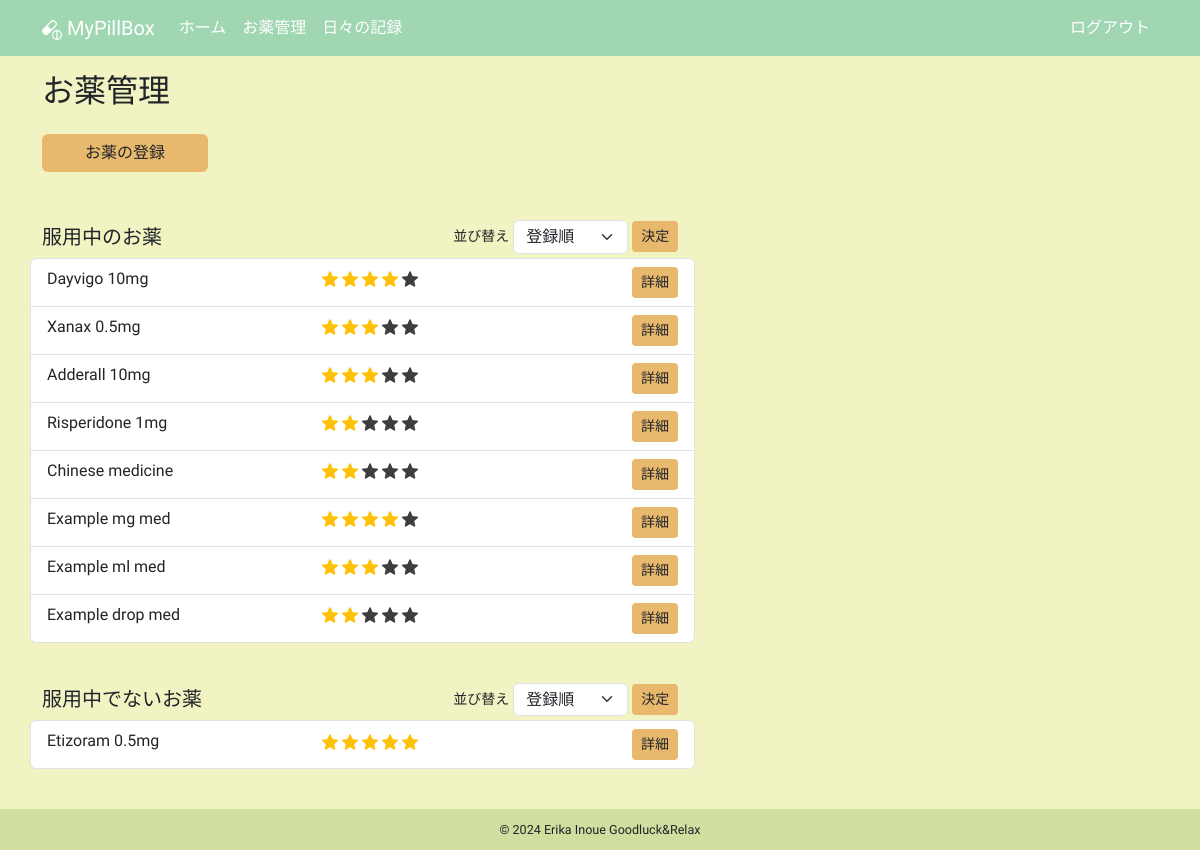
The page /medicines (signed in) on the database as committed earlier.
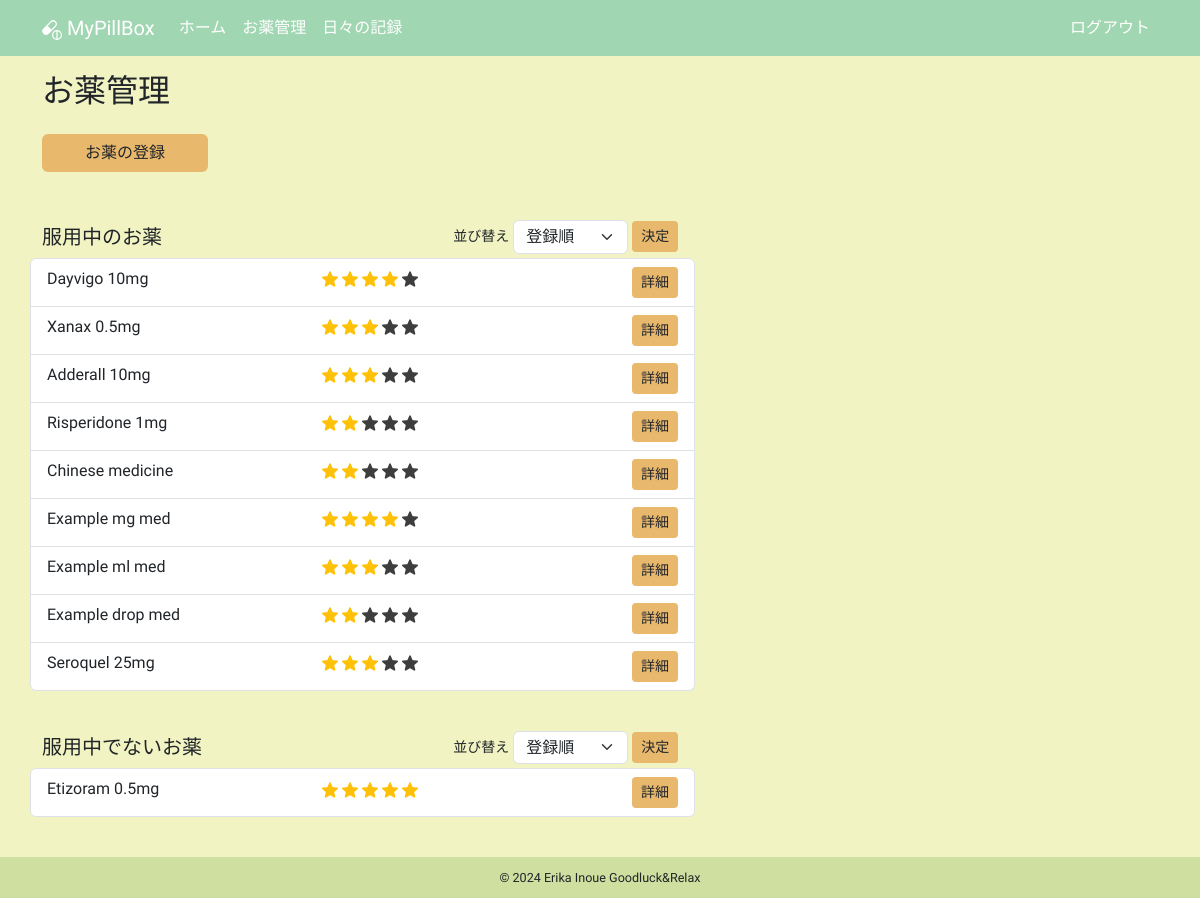
The same page on the database as committed later.
### app/models.py (models this page shows, shortened)
class Medicine(db.Model):
    __tablename__ = "medicines"
    id: so.Mapped[int] = so.mapped_column(primary_key=True)
    name: so.Mapped[str] = so.mapped_column(sa.String(100))
    taking_start_date: so.Mapped[datetime.date] = so.mapped_column(sa.Date)
    dose_per_day: so.Mapped[Optional[float]]
    taking_timing: so.Mapped[Optional[str]] = so.mapped_column(sa.String(100))
    memo: so.Mapped[Optional[str]] = so.mapped_column(sa.Text)
    rating: so.Mapped[Optional[int]] = so.mapped_column(default=0)
    is_active: so.Mapped[bool] = so.mapped_column(sa.Boolean)
    taking_unit: so.Mapped[str] = so.mapped_column(sa.String(10))
    user_id: so.Mapped[int] = so.mapped_column(sa.ForeignKey(User.id))
    user: so.Mapped[User] = so.relationship(back_populates="medicines")
    daily_log_details: so.Mapped[list["DailyLogDetail"]] = so.relationship(
        cascade="all, delete-orphan", back_populates="medicine"
    )

### app/routes.py (the view)
@app.route("/medicines", methods=["GET"])
@login_required
def medicines():
    title = _("お薬管理")
    form = MedicineSortForm()
    form.active_sort.data = request.args.get("active_sort", "registerorder")
    form.not_active_sort.data = request.args.get("not_active_sort", "registerorder")
    active_query = (
        sa.select(Medicine)
        .join(Medicine.user)
        .where(Medicine.user == current_user, Medicine.is_active == True)
        .order_by(Medicine.id)
    )
    not_active_query = (
        sa.select(Medicine)
        .join(Medicine.user)
        .where(Medicine.user == current_user, Medicine.is_active == False)
        .order_by(Medicine.id)
    )
    rating_active_query = (
        sa.select(Medicine)
        .join(Medicine.user)
        .where(Medicine.user == current_user, Medicine.is_active == True)
        .order_by(Medicine.rating.desc())
    )
    rating_not_active_query = (
        sa.select(Medicine)
        .join(Medicine.user)
        .where(Medicine.user == current_user, Medicine.is_active == False)
        .order_by(Medicine.rating.desc())
    )
    if form.active_sort.data == "ratingorder":
        active_medicines = db.session.scalars(rating_active_query).all()
    else:
        active_medicines = db.session.scalars(active_query).all()
    if form.not_active_sort.data == "ratingorder":
        not_active_medicines = db.session.scalars(rating_not_active_query).all()
    else:
        not_active_medicines = db.session.scalars(not_active_query).all()
    return render_template(
        "medicines.html",
        active_medicines=active_medicines,
        not_active_medicines=not_active_medicines,
        form=form,
        title=title,
    )

### app/forms.py
class MedicineSortForm(FlaskForm):
    active_sort = SelectField(
        _l("並び替え"),
        choices=[("registerorder", _l("登録順")), ("ratingorder", _l("星評価順"))],
    )
    not_active_sort = SelectField(
        _l("並び替え"),
        choices=[("registerorder", _l("登録順")), ("ratingorder", _l("星評価順"))],
    )

### app/__init__.py (called while the page is built)
def get_locale():
    return request.accept_languages.best_match(app.config["LANGUAGES"])

### app/models.py (called while the page is built)
@login.user_loader
def load_user(id):
    return db.session.get(User, int(id))

### app/routes.py (called while the page is built)
@app.before_request
def before_request():
    g.locale = str(get_locale())

### app/templates/medicines.html (shortened to what this page needs)
{% extends "base.html" %}
{% block content %}
  <h2 class="mb-4">{{ _("お薬管理") }}</h2>
  <div class="row">
    <div class="col-5 col-lg-2 mb-5">
      <a href="{{ url_for('create_medicine') }}" class="btn btn-custom w-100">{{ _("お薬の登録") }}</a>
    </div>
  </div>
  <div class="row">
    <div class="col-12 col-lg-7 mb-3">
      <div class="mb-1 d-flex justify-content-between align-items-center">
        <h5 class="mb-0">{{ _("服用中のお薬") }}</h5>
        {% if active_medicines %}
          <form action="{{ url_for('medicines') }}"
                method="get"
                class="d-flex align-items-center"
                novalidate>
            <small class="me-1">{{ form.active_sort.label(class="text-nowrap sort-label") }}</small>
            {{ form.active_sort(class="form-select sort-select") }}
            <input type="submit"
                   class="btn btn-custom btn-sm ms-1 sort-submit"
                   value="{{ _('決定') }}">
          </form>
        {% endif %}
      </div>
      {% if not active_medicines %}
        <small class="text-secondary">{{ _("服用中のお薬はありません") }}</small>
      {% else %}
        <ul class="list-group mb-4">
          {% for medicine in active_medicines %}
            <li class="list-group-item row d-flex">
              <p class="m-0 ps-0 col-5">{{ medicine.name }}</p>
              <p class="m-0 col-5">
                {% for i in range(0, medicine.rating) %}
                  <img src="{{ url_for('static', filename='images/star_on.png') }}"
                       class="star-display rating-checked"
                       alt="star">
                {% endfor %}
                {% if medicine.rating < 5 %}
                  {% for i in range(medicine.rating, 5) %}
                    <img src="{{ url_for('static', filename='images/star_on.png') }}"
                         class="star-display"
                         alt="star">
                  {% endfor %}
                {% endif %}
              </p>
              <div class="col-2 text-end p-0">
                <a href="{{ url_for('medicine_detail', medicine_id=medicine.id) }}"
                   class="btn btn-custom btn-sm">{{ _("詳細") }}</a>
              </div>
            </li>
          {% endfor %}
        </ul>
      {% endif %}
    </div>
  </div>
  <div class="row">
    <div class="col-12 col-lg-7 mb-3">
      <div class="mb-1 d-flex justify-content-between align-items-center">
        <h5 class="mb-0">{{ _("服用中でないお薬") }}</h5>
        {% if not_active_medicines %}
          <form action="{{ url_for('medicines') }}"
                method="get"
                class="d-flex align-items-center"
                novalidate>
            <small class="me-1">{{ form.not_active_sort.label(class="text-nowrap sort-label") }}</small>
            {{ form.not_active_sort(class="form-select sort-select") }}
            <input type="submit"
                   class="btn btn-custom btn-sm ms-1 sort-submit"
                   value="{{ _('決定') }}">
          </form>
        {% endif %}
      </div>
      {% if not not_active_medicines %}
        <small class="text-secondary">{{ _("服用中でないお薬はありません") }}</small>
      {% else %}
        <ul class="list-group mb-4">
          {% for medicine in not_active_medicines %}
            <li class="list-group-item row d-flex">
              <p class="m-0 ps-0 col-5">{{ medicine.name }}</p>
              <p class="m-0 col-5">
                {% for i in range(0, medicine.rating) %}
                  <img src="{{ url_for('static', filename='images/star_on.png') }}"
                       class="star-display rating-checked"
                       alt="star">
                {% endfor %}
              </p>
              <div class="col-2 text-end p-0">
                <a href="{{ url_for('medicine_detail', medicine_id=medicine.id) }}"
                   class="btn btn-custom btn-sm">{{ _("詳細") }}</a>
              </div>
            </li>
          {% endfor %}
        </ul>
      {% endif %}
    </div>
  </div>
{% endblock content %}

Rows that differ between the two databases and show on the page:
added Medicine: name "Seroquel 25mg", rating 3 (drawn), shown under "服用中のお薬"
